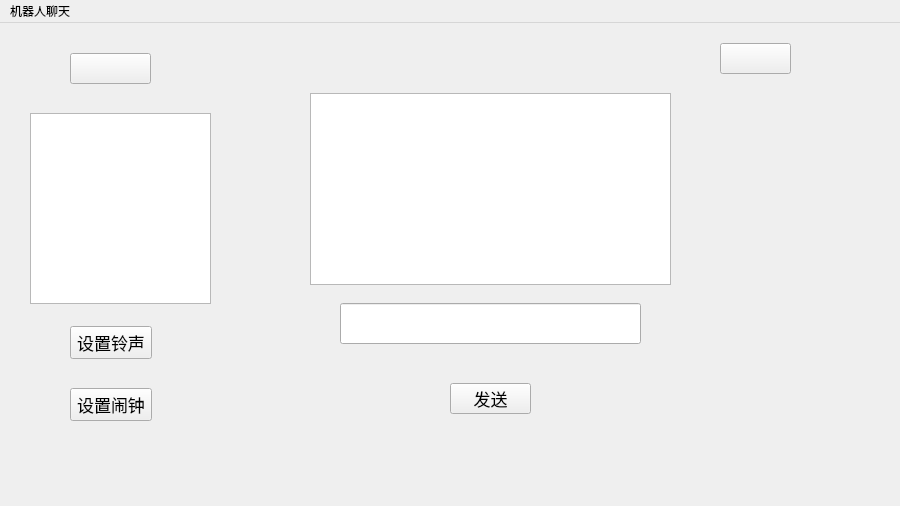
<?xml version="1.0" encoding="UTF-8"?>
<ui version="4.0">
 <class>chat</class>
 <widget class="QMainWindow" name="chat">
  <property name="geometry">
   <rect>
    <x>0</x>
    <y>0</y>
    <width>900</width>
    <height>506</height>
   </rect>
  </property>
  <property name="minimumSize">
   <size>
    <width>900</width>
    <height>506</height>
   </size>
  </property>
  <property name="maximumSize">
   <size>
    <width>900</width>
    <height>506</height>
   </size>
  </property>
  <property name="windowTitle">
   <string>MainWindow</string>
  </property>
  <widget class="QWidget" name="centralwidget">
   <widget class="QPushButton" name="pushButton">
    <property name="geometry">
     <rect>
      <x>70</x>
      <y>30</y>
      <width>81</width>
      <height>31</height>
     </rect>
    </property>
    <property name="text">
     <string/>
    </property>
    <property name="icon">
     <iconset resource="image.qrc">
      <normaloff>:/image/replyi.png</normaloff>:/image/replyi.png</iconset>
    </property>
    <property name="iconSize">
     <size>
      <width>24</width>
      <height>24</height>
     </size>
    </property>
   </widget>
   <widget class="QPushButton" name="pushButton_2">
    <property name="geometry">
     <rect>
      <x>720</x>
      <y>20</y>
      <width>71</width>
      <height>31</height>
     </rect>
    </property>
    <property name="text">
     <string/>
    </property>
    <property name="icon">
     <iconset resource="image.qrc">
      <normaloff>:/image/voice.png</normaloff>:/image/voice.png</iconset>
    </property>
    <property name="iconSize">
     <size>
      <width>24</width>
      <height>24</height>
     </size>
    </property>
   </widget>
   <widget class="QTextBrowser" name="textBrowser">
    <property name="geometry">
     <rect>
      <x>310</x>
      <y>70</y>
      <width>361</width>
      <height>192</height>
     </rect>
    </property>
   </widget>
   <widget class="QPushButton" name="pushButton_3">
    <property name="geometry">
     <rect>
      <x>450</x>
      <y>360</y>
      <width>81</width>
      <height>31</height>
     </rect>
    </property>
    <property name="font">
     <font>
      <pointsize>13</pointsize>
     </font>
    </property>
    <property name="text">
     <string>发送</string>
    </property>
   </widget>
   <widget class="QLineEdit" name="lineEdit">
    <property name="geometry">
     <rect>
      <x>340</x>
      <y>280</y>
      <width>301</width>
      <height>41</height>
     </rect>
    </property>
   </widget>
   <widget class="QLabel" name="label">
    <property name="geometry">
     <rect>
      <x>160</x>
      <y>370</y>
      <width>131</width>
      <height>31</height>
     </rect>
    </property>
    <property name="font">
     <font>
      <pointsize>10</pointsize>
     </font>
    </property>
    <property name="text">
     <string/>
    </property>
    <property name="alignment">
     <set>Qt::AlignCenter</set>
    </property>
   </widget>
   <widget class="QListWidget" name="listWidget">
    <property name="geometry">
     <rect>
      <x>30</x>
      <y>90</y>
      <width>181</width>
      <height>191</height>
     </rect>
    </property>
   </widget>
   <widget class="QLabel" name="label_2">
    <property name="geometry">
     <rect>
      <x>-10</x>
      <y>-10</y>
      <width>881</width>
      <height>491</height>
     </rect>
    </property>
    <property name="text">
     <string/>
    </property>
   </widget>
   <widget class="QWidget" name="">
    <property name="geometry">
     <rect>
      <x>70</x>
      <y>300</y>
      <width>82</width>
      <height>101</height>
     </rect>
    </property>
    <layout class="QGridLayout" name="gridLayout">
     <item row="0" column="0">
      <widget class="QPushButton" name="pushButton_5">
       <property name="font">
        <font>
         <pointsize>13</pointsize>
        </font>
       </property>
       <property name="text">
        <string>设置铃声</string>
       </property>
      </widget>
     </item>
     <item row="1" column="0">
      <spacer name="horizontalSpacer">
       <property name="orientation">
        <enum>Qt::Horizontal</enum>
       </property>
       <property name="sizeHint" stdset="0">
        <size>
         <width>40</width>
         <height>20</height>
        </size>
       </property>
      </spacer>
     </item>
     <item row="2" column="0">
      <widget class="QPushButton" name="pushButton_4">
       <property name="font">
        <font>
         <pointsize>13</pointsize>
        </font>
       </property>
       <property name="text">
        <string>设置闹钟</string>
       </property>
      </widget>
     </item>
    </layout>
   </widget>
   <zorder>textBrowser</zorder>
   <zorder>pushButton</zorder>
   <zorder>pushButton_2</zorder>
   <zorder>pushButton_3</zorder>
   <zorder>lineEdit</zorder>
   <zorder>pushButton_4</zorder>
   <zorder>label</zorder>
   <zorder>pushButton_5</zorder>
   <zorder>listWidget</zorder>
   <zorder>horizontalSpacer</zorder>
   <zorder>label_2</zorder>
  </widget>
  <widget class="QMenuBar" name="menubar">
   <property name="geometry">
    <rect>
     <x>0</x>
     <y>0</y>
     <width>900</width>
     <height>28</height>
    </rect>
   </property>
   <widget class="QMenu" name="menu">
    <property name="title">
     <string>机器人聊天</string>
    </property>
   </widget>
   <addaction name="menu"/>
  </widget>
 </widget>
 <resources>
  <include location="image.qrc"/>
 </resources>
 <connections/>
</ui>
